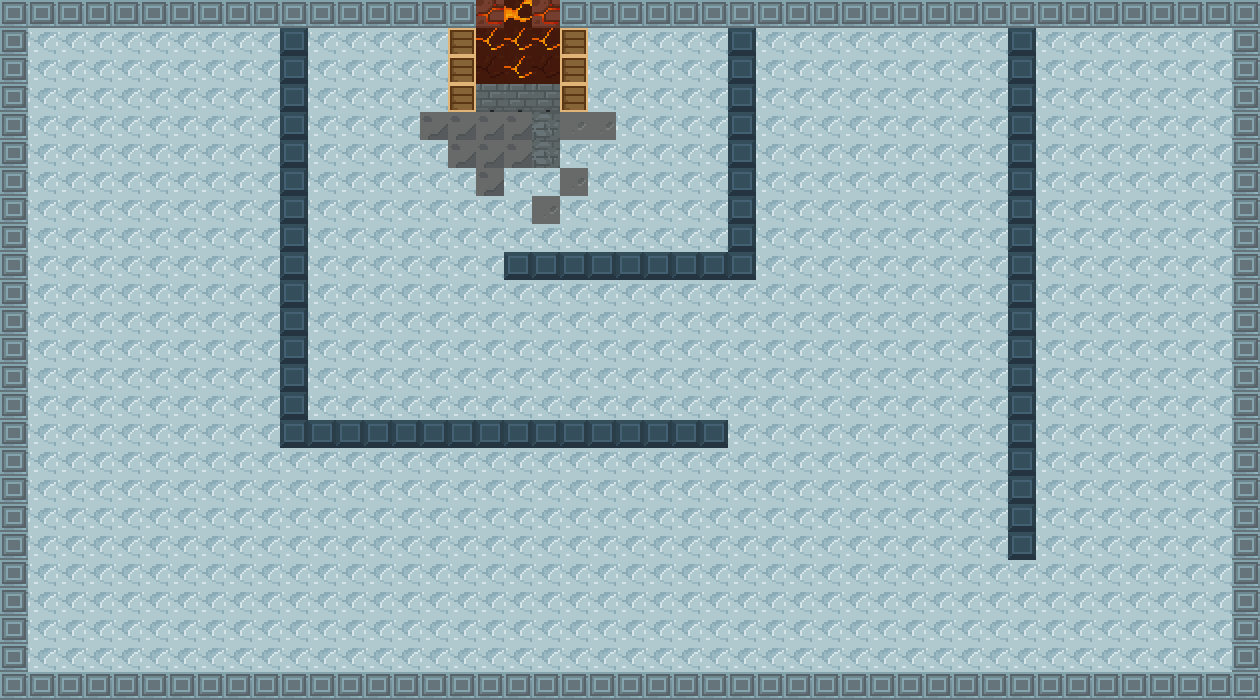

A level layout from a 2D game, rendered from its tile map. Below: a short description, then the map file with tile-grid data replaced by summaries:
An orthogonal 45x25 tile map with 28x28 px tiles, 1 tile layer (图块层 1) and 14 objects.

<map version="1.5" tiledversion="1.5.0" orientation="orthogonal" renderorder="right-down" width="45" height="25" tilewidth="28" tileheight="28" infinite="0" nextlayerid="4" nextobjectid="16">
 <tileset firstgid="1" source="tiles1.tsx" />
 <layer id="1" name="图块层 1" width="45" height="25">
  <data>[1125 cells, 1125 non-empty, 12 distinct tile ids]</data>
 </layer>
 <objectgroup id="2" name="barrier">
  <object id="1" x="-0.972589" y="0.972589" width="26.2599" height="699.292" />
  <object id="2" x="29.1777" y="-0.972589" width="444.473" height="28.2051" />
  <object id="3" x="561.184" y="0.972589" width="666.224" height="25.2873" />
  <object id="4" x="1233.24" y="0.972589" width="23.3421" height="696.374" />
  <object id="5" x="29.1777" y="672.059" width="1199.2" height="25.2873" />
  <object id="6" x="279.133" y="30.1503" width="27.2325" height="418.213" />
  <object id="7" x="309.283" y="422.104" width="417.241" height="25.2873" />
  <object id="8" x="1008.58" y="31.1229" width="28.2051" height="527.143" />
  <object id="9" x="728.469" y="29.1777" width="27.2325" height="250.928" />
  <object id="10" x="503.801" y="250.928" width="218.833" height="28.2051" />
  <object id="11" x="448.364" y="31.1229" width="27.2325" height="80.7249" />
  <object id="12" x="560.211" y="32.0954" width="26.2599" height="77.8071" />
  <object id="15" x="476.924" y="-21.9907" width="76.9675" height="16.493" />
 </objectgroup>
 <objectgroup id="3" name="door">
  <object id="14" x="480.459" y="3.89036" width="74.8894" height="46.6843" />
 </objectgroup>
</map>
